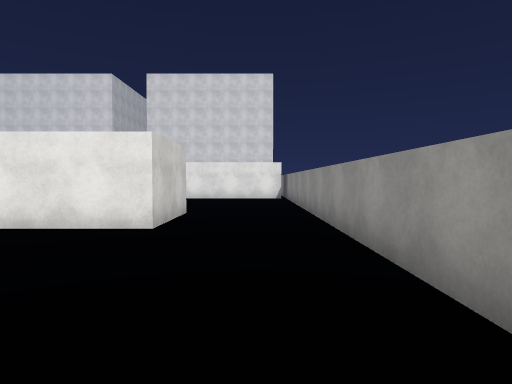
view 1 (above)

16 first-person views from a walk through a scene from a Unity 3-D project. The camera is 1.5 m above the floor, tilts 2° down and sees 75° across. The floor is counted in squares, 2 m on a side. Each view is taken from the middle of a square. On the plan, view 1 faces up. The plan holds only what a view shows up to about 11 squares ahead; the rest is blank. The place goes on beyond the plan. The player is left out. Surface patterns are stand-ins for the level's own textures.

view 2
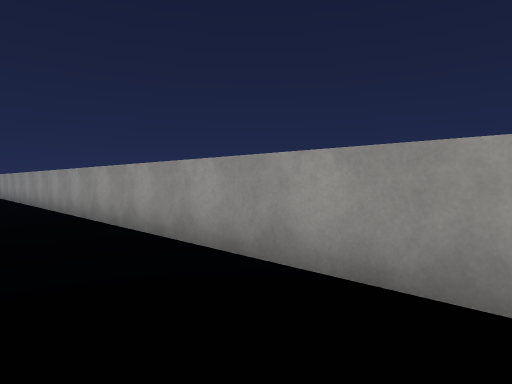

view 3
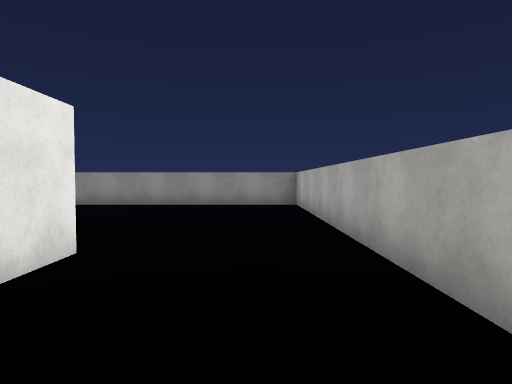

view 4
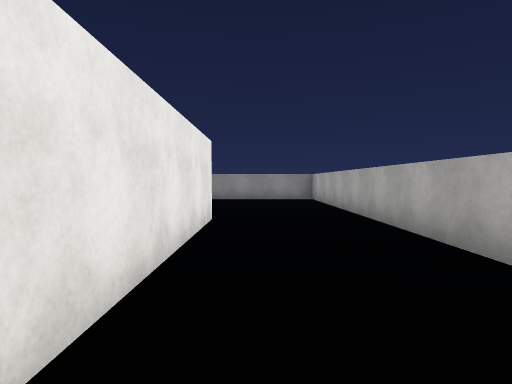

view 5
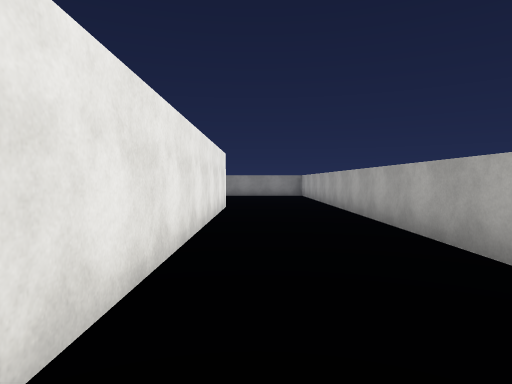

view 6
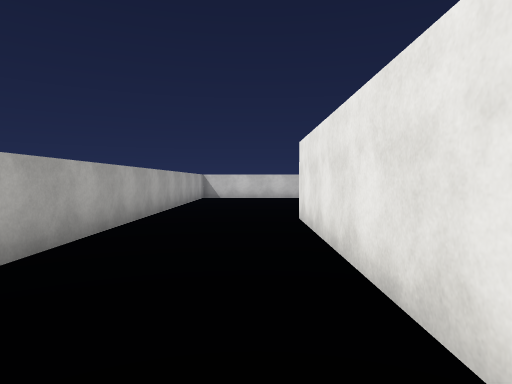

view 7
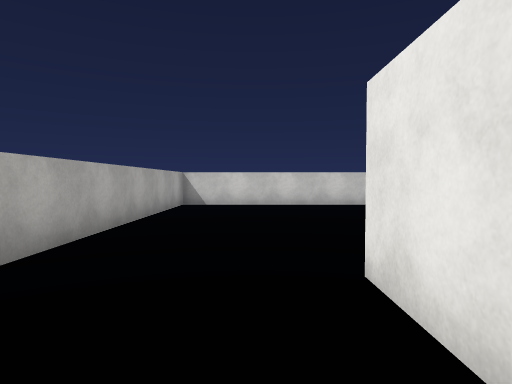

view 8
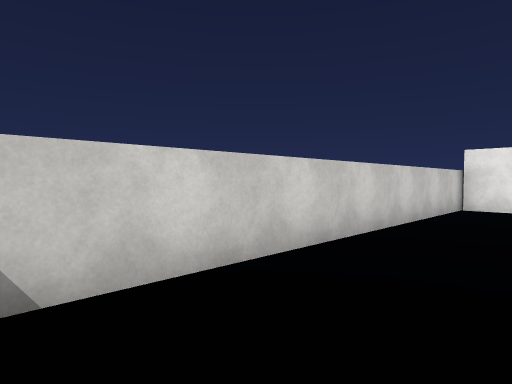

view 9
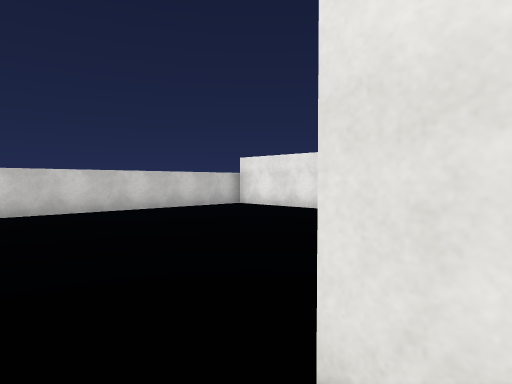

view 10
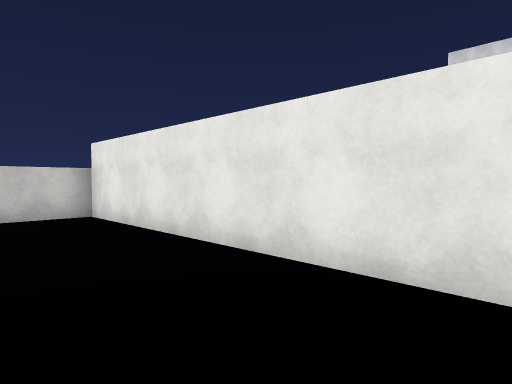

view 11
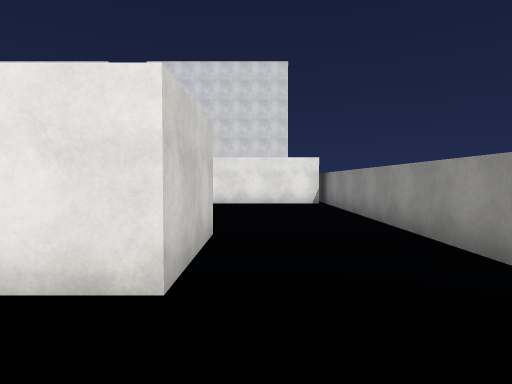

view 12
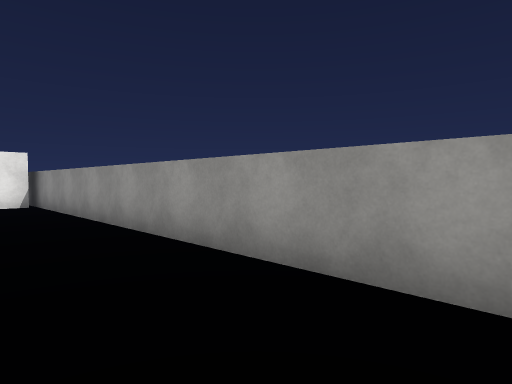

view 13
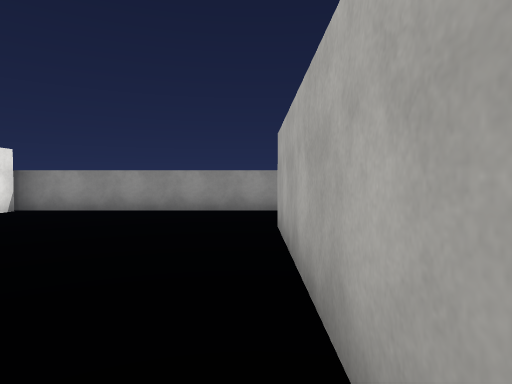

view 14
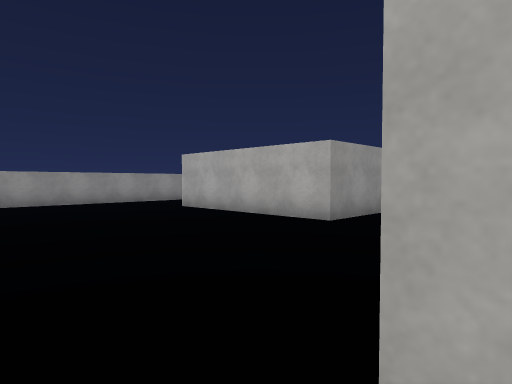

view 15
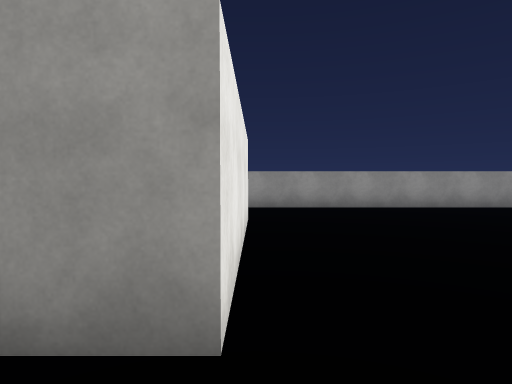

view 16
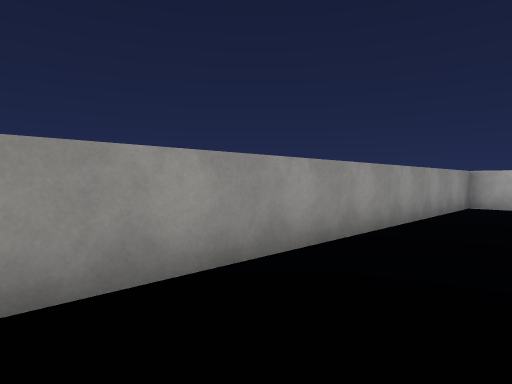

### Floor plan
Key: @ floor where view 1 was taken; # wall or solid block; . floor.
Columns run from 24 left of view 1 to 2 right of it. Each row starts with its distance up from view 1.
 15                           #
 14                       #####
 13               .           #
 12               #           #
 11                           #
 10                           #
  9                           #
  8                  .        #
  7                   #####   #
  6                   #####   #
  5  ########       .      .  #
  4 #                         #
  3 #                      .  #
  2 #       .                 #
  1 #                         #
  0 #                       @ #
 -1 #                         #
 -2 #        ##########       #
 -3 #        . ..  .          #
 -4 #              .       .  #
 -5 #  .                      #
 -6  #########################

Positions as (right, up) in squares from view 1, and headings:
1: (0, 0), facing up
2: (-1, -4), facing up-right
3: (-9, -4), facing right
4: (-12, -3), facing right
5: (-15, -3), facing right
6: (-9, -3), facing left
7: (-13, -3), facing left
8: (-21, -5), facing up-left
9: (-15, -3), facing up-left
10: (-16, 2), facing up-left
11: (-1, 3), facing up
12: (-1, 3), facing up-right
13: (-7, 8), facing right
14: (-10, 13), facing down-right
15: (-8, 5), facing right
16: (-1, 5), facing down-right
